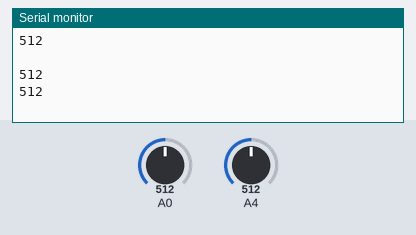
Bench run of a sketch on a simulated Arduino Uno, built with avr-gcc and run on an emulated ATmega328P. Parts: the last lines printed to the serial monitor. The test bench sets the inputs (shaded band); at power-on: A0 = 512, A4 = 512.

Above: at 1.2 s.
1.3 s: A0 set to 716
At 1.71 s:
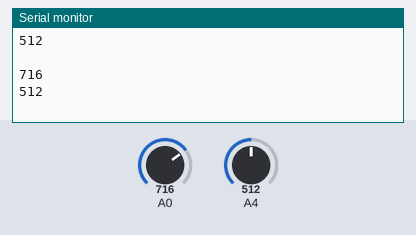
2.8 s: A4 set to 306
At 3.22 s:
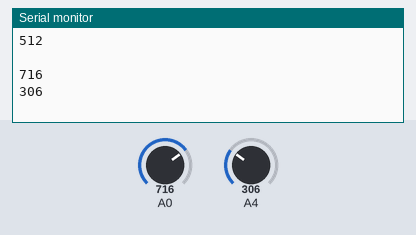
4.3 s: A0 set to 900
At 4.72 s:
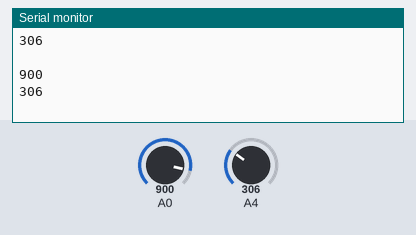
5.8 s: A4 set to 122
At 6.22 s:
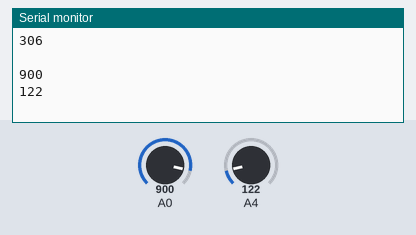
Timing chart, 0 to 8.3 s (numbered marks = the images above; inputs shaded):
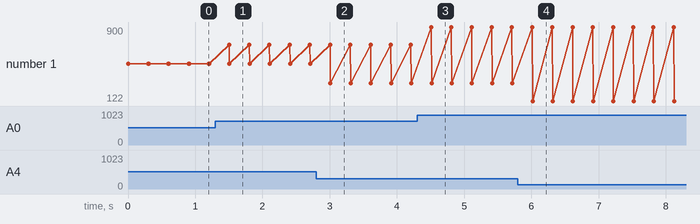

The sketch:

load_cell.ino
```cpp
void setup() {
  // put your setup code here, to run once:
  Serial.begin(9600);
}

void loop() {
  // put your main code here, to run repeatedly:
  Serial.println(analogRead(A0));
  Serial.println(analogRead(A4));
  Serial.println(' ');
  delay(300);
}
```

Measured:
- after the input at 1.3 s, the serial monitor: prints a new line after 0.20 s (image 1)
- after the input at 2.8 s, the serial monitor: prints a new line after 0.21 s (image 2)
- after the input at 4.3 s, the serial monitor: prints a new line after 0.21 s (image 3)
- after the input at 5.8 s, the serial monitor: prints a new line after 0.22 s (image 4)
- plotted number 1: 512 → 306 after the input at 2.8 s, 306 → 122 after the input at 5.8 s
